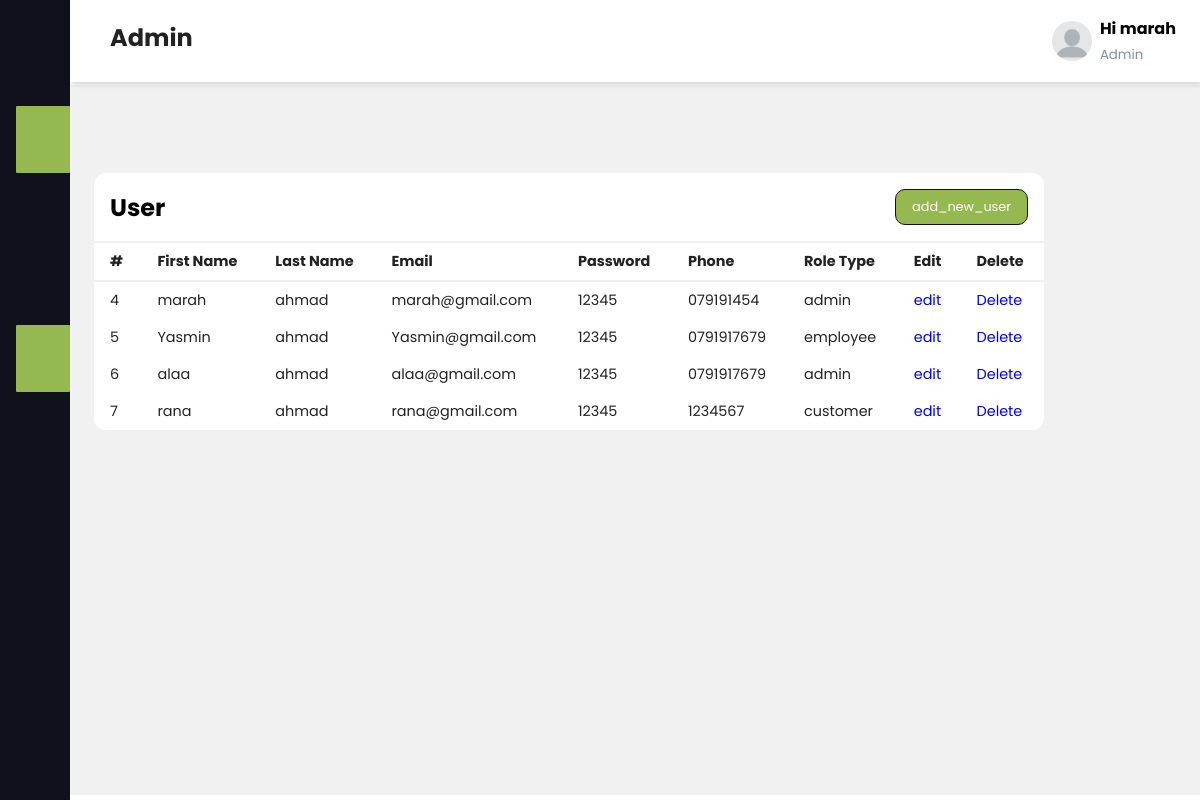
Screenshot of /user.php (signed in) with the database file from the repository.
### tables this page shows
CREATE TABLE `users` (
  `id` int(11) NOT NULL,
  `f_name` varchar(500) NOT NULL,
  `l_name` varchar(500) NOT NULL,
  `email` varchar(500) NOT NULL,
  `password` varchar(500) NOT NULL,
  `role_type` varchar(100) NOT NULL,
  `phone` varchar(100) NOT NULL
);

### user.php (the view, shortened to what this page needs)
<?php
$server="localhost";
$username="root";
$password="";
$database="3rs";
$con=mysqli_connect($server,$username,$password,$database);
$sql= "SELECT * from users where 1";
$result=mysqli_query($con,$sql);
?>
<!DOCTYPE html>
<html >
  <head>
  <link rel="stylesheet" href="../css/admin.css">
</head>
<body>
<?php include"sidbar.php"; ?>
    <div class="main-content">
      <header>
        <h2>
          <label for="nav-toggle">
            <span class="fas fa-bars"></span>
          </label>
          Admin
        </h2>
        <div class="user-wrapper">
         <img width="40px" height="40px" alt="profile-img">
         <div class="">
            <h4>Hi <?php echo $_SESSION["name"] ?></h4>
            <small> Admin</small>
         </div>
        </div>
      </header>
      <main>
        <div class="recent-grid">
          <div class="projects">
            <div style="width: 950px;" class="card">
              <div class="card-header">
                <h2>User</h2>
             <form action="add_user.php">   <button >add_new_user</button><form>
              </div>
              <div class="card-body">
                <div class="table-responsive">
                  <table width="100%">
                  <thead>
                    <tr>
                      <td>#</td>
                      <td>First Name</td>
                      <td>Last Name</td>
                      <td>Email</td>
                      <td>Password</td>
                      <td>Phone</td>
                      <td>Role Type</td>
                      <td>Edit</td>
                      <td>Delete</td>
                    </tr>
                  </thead>
                  <tbody>
                  <?php foreach ($result as $row) {   ?>
                    <tr>
                      <td><?php echo $row['id'];?></td>
                      <td><?php echo $row['f_name'];?></td>
                      <td><?php echo $row['l_name'];?></td>
                      <td><?php echo $row['email'];?></td>
                      <td><?php echo $row['password'];?></td>
                      <td><?php echo $row['phone'];?></td>
                      <td> <?php echo $row['role_type'];?> </td>
                      <td> <a href="edit_user.php?id=<?php echo $row['id'];  ?> "class="btn btn-primary"> edit </a></td>
                       <td><a href="delete_user.php?id=<?php echo $row['id'];  ?> "class="btn btn-danger"> Delete</a></td>
                    </tr>
                    <?php } ?>
                  </tbody>
                </table>
                </div>
              </div>
            </div>
          </div>
        </div>
      </main>
    </div>
</body>
</html>

### admin.css (style rules this page uses)
:root { --main-color: #11101d; --color-dark: #1D2231; --text-grey: #8390A2; }
* { padding: 0; margin: 0; box-sizing: border-box; list-style: none; text-decoration: none; font-family: 'Poppins', sans-serif; }
.main-content { transition: margin-left 300ms; margin-left: 345px; }
header { background: #fff; display: flex; justify-content: space-between; padding: 1rem 1.5rem; box-shadow: 2px 2px 5px rgba(0, 0, 0, 0.2); position: fixed; left: 345px; top: 0; z-index: 100; width: calc(100% - 345px); transition: left 300ms; }
header h2 { color: #222; }
header label span { font-size: 1.7rem; padding-right: 1rem; }
.user-wrapper { display: flex; align-items: center; }
.user-wrapper img { border-radius: 50%; margin-right: .5rem; }
.user-wrapper small { display: inline-block; color: var(--text-grey); margin-top: -1px !important; }
main { margin-top: 85px; padding: 2rem 1.5rem; background: #f1f1f1; min-height: calc(100vh - 90px); }
.recent-grid { margin-top: 3.5rem; display: grid; grid-gap: 2rem; grid-template-columns: 65% auto; }
.card { background: #fff; border-radius: 12px; }
.card-header { padding: 1rem; }
.card-header { display: flex; justify-content: space-between; align-items: center; border-bottom: 1px solid #f0f0f0; }
.card-header button { background: #96b851; border-radius: 10px; color: #fff; font-size: .8rem; padding: .5rem 1rem; border: 1px solid var(--main-color); }
table { border-collapse: collapse; }
thead tr { border-top: 1px solid #f0f0f0; border-bottom: 2px solid #f0f0f0; }
thead td { font-weight: 700; }
td { padding: .5rem 1rem; font-size: .9rem; color: #222; }
tr td:last-child { display: flex; align-items: center; }
.table-responsive { width: 100%; overflow-x: auto; }
@media only screen and (max-width: 1200px) { .main-content { margin-left: 70px; } }
@media only screen and (max-width: 1200px) { .main-content header { width: calc(100% - 70px); left: 70px; } }

### rows the page displays
users: id "4", f_name "marah", l_name "ahmad", email "marah@gmail.com", password "12345", phone "079191454", role_type "admin"
users: id "5", f_name "Yasmin", l_name "ahmad", email "Yasmin@gmail.com", password "12345", phone "0791917679", role_type "employee"
users: id "6", f_name "alaa", l_name "ahmad", email "alaa@gmail.com", password "12345", phone "0791917679", role_type "admin"
users: id "7", f_name "rana", l_name "ahmad", email "rana@gmail.com", password "12345", phone "1234567", role_type "customer"

### other values shown
$_SESSION["name"] "marah"
